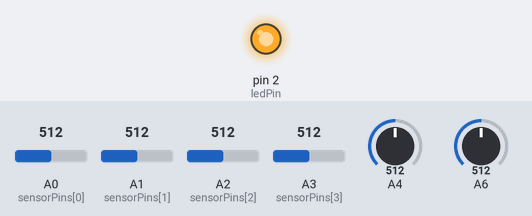
Simulated run of this sketch. Board: Arduino Uno, built with avr-gcc and run on an emulated ATmega328P. Parts: output pins drawn as LEDs (lit = HIGH). Inputs (shaded band) come from the test bench; at power-on: A0 (sensorPins[0]) = 512, A1 (sensorPins[1]) = 512, A2 (sensorPins[2]) = 512, A3 (sensorPins[3]) = 512, A4 = 512, A6 = 512. What the sketch prints to the serial monitor is not drawn.

Above: at 0.1 s.
Timing chart, 0 to 1.6 s (numbered marks = the images above):
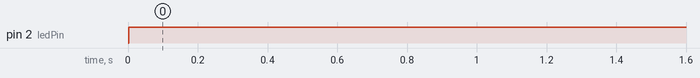

Measured:
- by itself, pin 2 (ledPin): LOW → HIGH at 0.00 s

The sketch:

testen_sensor.ino
```cpp
// QTR-8A sensor test voor Arduino
// Aansluitingen volgens jouw beschrijving

// LED op pin 2
const int ledPin = 2;

// Sensor pinnen
const int sensorPins[8] = {A0, A1, A2, A3, 6, 4};
// Let op: Jij gaf D6->4, D5->6, D4->A3, D3->A2, D2->A1, D1->A0
// Arduino gebruikt A0-A5 voor analoge pinnen en digitale pinnen voor D4-D6

// Drempelwaarde voor detectie (pas aan indien nodig)
const int threshold = 500;

void setup() {
  Serial.begin(9600);
  pinMode(ledPin, OUTPUT);
}

void loop() {
  int sensorValues[8];

  // Lees alle sensorwaarden
  for (int i = 0; i < 6; i++) {
    sensorValues[i] = analogRead(sensorPins[i]);
  }

  // Print sensorwaarden naar de Serial Monitor
  Serial.print("Sensor waarden: ");
  for (int i = 0; i < 6; i++) {
    Serial.print(sensorValues[i]);
    Serial.print("\t");
  }
  Serial.println();

  // LED aan/uit afhankelijk van sensor detectie
  bool detected = false;
  for (int i = 0; i < 6; i++) {
    if (sensorValues[i] > threshold) {
      detected = true;
      break;
    }
  }

  if (detected) {
    digitalWrite(ledPin, HIGH);
  } else {
    digitalWrite(ledPin, LOW);
  }

  delay(200);
}
```
